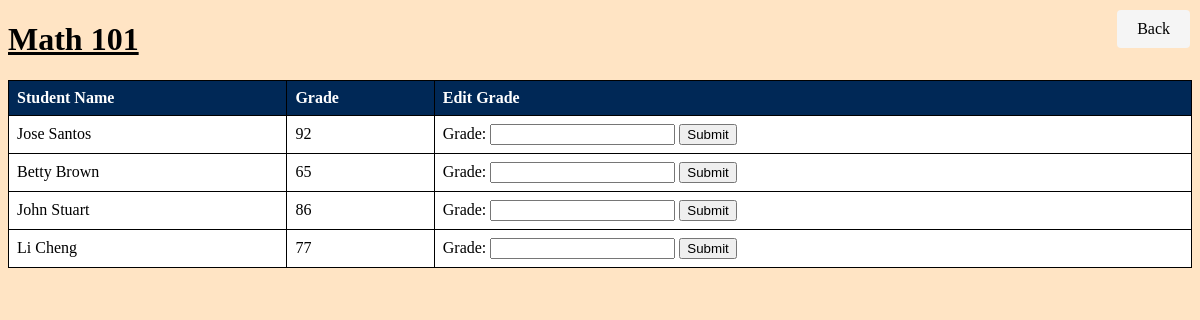
/course/1 (signed in), run on the app's committed database.
### login_example.py (models this page shows, shortened)
class Course(db.Model):
    id = db.Column(db.Integer, primary_key=True)
    name = db.Column(db.String(100), nullable=False)
    teacher = db.Column(db.String(100), nullable=False)
    time = db.Column(db.String(100), nullable=False)
    current_students = db.Column(db.Integer, default=0)
    capacity = db.Column(db.Integer, nullable=False)
    users = db.relationship("User", secondary="user_course" ,backref="Course")
    grades = db.relationship("Grade", backref="Course")

class User(UserMixin, db.Model):
    id = db.Column(db.Integer, primary_key=True)
    username = db.Column(db.String(100), unique=True, nullable=False)
    password = db.Column(db.String(100), nullable=False)
    is_teacher = db.Column(db.Boolean, default=False)

### login_example.py (the view)
@app.route('/course/<int:course_id>')
@login_required
def course_detail(course_id):
    course = Course.query.get(course_id)
    students = User.query.join(User.user_courses).filter(UserCourse.course_id == course_id).all()
    student_grades = {}  # Dictionary to store student grades
    for student in students:
        student_grade = Grade.query.filter_by(user_id=student.id, course_id=course_id).first()
        if student_grade:
            student_grades[student.id] = student_grade.grade
        else:
            student_grades[student.id] = 0
    return render_template('course_detail.html', course=course, students=students, student_grades=student_grades)

### login_example.py (called while the page is built)
@login_manager.user_loader
def load_user(user_id):
    return User.query.get(int(user_id))

### templates/course_detail.html (shortened to what this page needs)
<!DOCTYPE html>
<html lang="en">
<head>
</head>
<body>
    <h1>{{ course.name }}</h1>
    <table border="1">
        <thead>
            <tr>
                <th>Student Name</th>
                <th>Grade</th>
                <th>Edit Grade</th>
            </tr>
        </thead>
        <tbody>
            {% for student in students %}
            <tr>
                <td>{{ student.username }}</td>
                <td>
                    {% if student_grades%}
                        {{ student_grades[student.id] }}
                    {% else %}
                        N/A
                    {% endif %}
                </td>
                <td>
                    <form action="{{ url_for('edit_grade', user_id=student.id, course_id=course.id) }}" method="post">
                        <label for="grade">Grade:</label>
                        <input type="text" id="grade" name="grade">
                        <button type="submit">Submit</button>
                    </form>
                </td>
            </tr>
            {% endfor %}
        </tbody>
    </table>
    <a href="{{ url_for('courses') }}" class="back">Back</a>
</body>
</html>

### templates/course_detail.html (style rules this page uses)
.back { position: fixed; top: 10px; right: 10px; padding: 10px 20px; background-color: whitesmoke; color: black; text-decoration: none; border-radius: 4px; }
table { border-collapse: collapse; width: 100%; background-color: white; }
th, td { border: 1px solid black; text-align: left; padding: 8px; }
th { background-color: #002856; color: white; }
tr:nth-child(even) { background-color: white; }
a { color: #002856; text-decoration: none; }
h1 { text-decoration: underline; }
body { background-color: bisque; }

### data on the page
Course: name "Math 101"
User: username "Jose Santos", student_grades "92"
User: username "Betty Brown", student_grades "65"
User: username "John Stuart", student_grades "86"
User: username "Li Cheng", student_grades "77"
